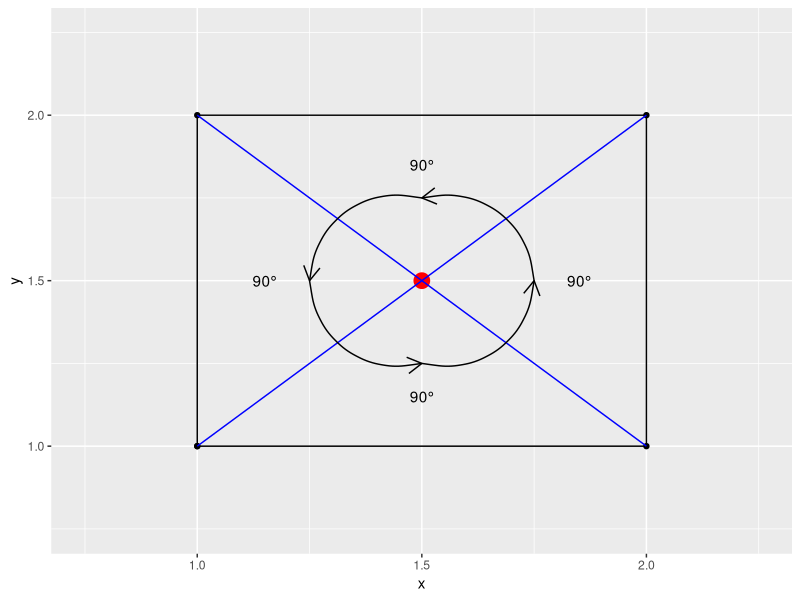

Here is the R script that generated this plot:
## ---- chunk 1
library(ggplot2)
ggplot(data.frame(x = c(1,1,2,2,1), y = c(1,2,2,1,1)), aes(x,y)) + geom_point() + geom_path() +
  xlim(c(0.75,2.25)) + ylim(c(0.75,2.25)) + 
  geom_point(data = data.frame(x = 1.5, y = 1.5), color = "red", size = 5) +
  geom_segment(data = data.frame(x1 = c(1,1), x2 = c(2,2), y1 = c(1,2), y2 = c(2,1)), 
               aes(x = x1, y = y1, xend = x2, yend = y2),
               color = "blue") +
 geom_curve(
  aes(x = x1, y = y1, xend = x2, yend = y2),
  data = data.frame(x1 = c(1.5, 1.75, 1.5, 1.25), x2 = c(1.75, 1.5, 1.25, 1.5), 
                    y1 = c(1.25, 1.5, 1.75, 1.5), y2 = c(1.5, 1.75, 1.5, 1.25)),
  arrow = arrow(length = unit(0.03, "npc"))
  ) + 
  geom_text(data = data.frame(x = c(1.15,1.5,1.85,1.5), y = c(1.5,1.15,1.5,1.85),
                              text = rep("90°", 4)),
            aes(x, y, label = text))
